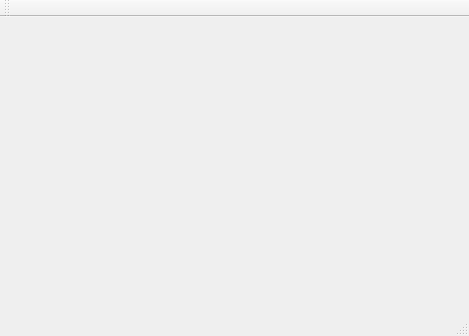
<?xml version="1.0" encoding="UTF-8"?>
<ui version="4.0">
 <class>MainWindow</class>
 <widget class="QMainWindow" name="MainWindow">
  <property name="geometry">
   <rect>
    <x>0</x>
    <y>0</y>
    <width>469</width>
    <height>336</height>
   </rect>
  </property>
  <property name="windowTitle">
   <string>MainWindow</string>
  </property>
  <widget class="QWidget" name="centralWidget"/>
  <widget class="QMenuBar" name="menuBar">
   <property name="geometry">
    <rect>
     <x>0</x>
     <y>0</y>
     <width>469</width>
     <height>22</height>
    </rect>
   </property>
  </widget>
  <widget class="QToolBar" name="mainToolBar">
   <attribute name="toolBarArea">
    <enum>TopToolBarArea</enum>
   </attribute>
   <attribute name="toolBarBreak">
    <bool>false</bool>
   </attribute>
  </widget>
  <widget class="QStatusBar" name="statusBar"/>
  <action name="action_Example">
   <property name="text">
    <string> Example</string>
   </property>
  </action>
 </widget>
 <layoutdefault spacing="6" margin="11"/>
 <resources/>
 <connections/>
</ui>
